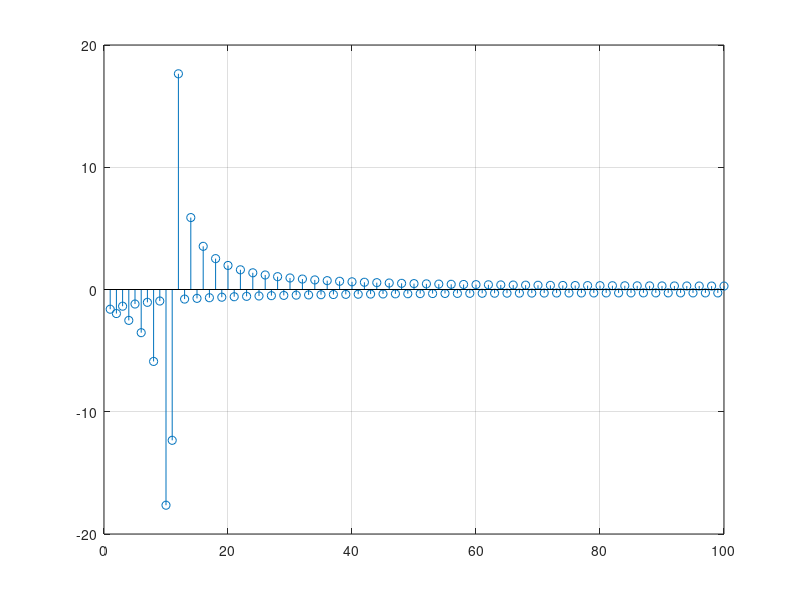

Source code (MATLAB):
% cps03_trans.m
clear all; close all
% Orthogonal matrix for DCT-IV orthogonal transform
N = 100; % wymiar macierzy kwadratowej, 25, 100
k = (0:N-1); n=(0:N-1); % k-kolumny/funkcje, n-wiersze/probki
S = sqrt(2/N)*cos(pi/N*(n'+1/2)*(k+1/2)); % macierz syntezy
A = S'; % macierz analizy: transpozycja i sprzezenie S
% S*A, pause % sprawdzenie ortogonalnosci: macierz z jedynkami na przekatnej?
%x1 = 10*S(:,5); % sygnal #1
%x2 = 20*S(:,10); % sygnal #2
%x3 = 30*sqrt(2/N)*cos(pi/N*(n' +1/2)*(10.5+1/2) ); % sygnal #3
k_=0;
while k_<=10
    x4 = 30*sqrt(2/N)*cos(pi/N*(n'+N/4+1/2)*(10 +1/2) ); % sygnal #4
    x = x4; % + x2; % wybor x1, x2, x3, x4, x1+x2, x1+x3, x1+x4
    %figure; plot(x,'bo-'); title('x(n)'); grid; % rysunek sygnalu wejsciowego
    c = A*x; % analiza sygnalu: wyznaczenie wspolczynnikow transformacji
    stem(c); grid; % pokazanie wspolczynnikow transformacji
    %c(5) = 0; % opcjonalne usuniecie skladowej x3 z sygnalu
    y = S*c; % synteza sygnalu: suma przeskalowanych funkcji bazowych
    %figure; plot(y,'bo-'); title('y(n)'); grid; % rysunek sygnalu wyjsciowego
    error = max(abs(x.'-y)), % blad odtworzenia/rekonstrukcji sygnalu
    pause();
    k_=k_+0.25;
end
